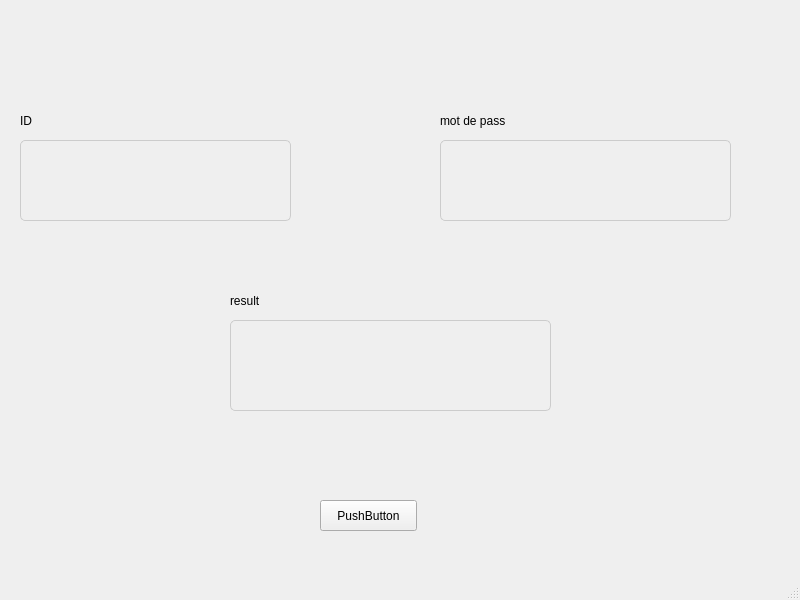
<?xml version="1.0" encoding="UTF-8"?>
<ui version="4.0">
 <class>MainWindow</class>
 <widget class="QMainWindow" name="MainWindow">
  <property name="geometry">
   <rect>
    <x>0</x>
    <y>0</y>
    <width>800</width>
    <height>600</height>
   </rect>
  </property>
  <property name="windowTitle">
   <string>MainWindow</string>
  </property>
  <widget class="QWidget" name="centralwidget">
   <widget class="QPushButton" name="pushButton">
    <property name="geometry">
     <rect>
      <x>320</x>
      <y>500</y>
      <width>97</width>
      <height>31</height>
     </rect>
    </property>
    <property name="text">
     <string>PushButton</string>
    </property>
   </widget>
   <widget class="QLabel" name="label">
    <property name="geometry">
     <rect>
      <x>20</x>
      <y>140</y>
      <width>271</width>
      <height>81</height>
     </rect>
    </property>
    <property name="styleSheet">
     <string notr="true">QLabel {
    font-family: Arial, sans-serif;   /* Sets font */
    font-size: 14px;                  /* Sets font size */
    color: #333333;                   /* Sets text color */
    background-color: transparent;    /* Sets transparent background */
    border: 1px solid #cccccc;        /* Adds a border */
    padding: 5px 10px;                /* Adds padding inside the label */
    border-radius: 5px;               /* Rounds the corners of the border */
    text-align: center;               /* Aligns text to the center */
}

QLabel#yourLabelName {
    color: #0000ff;                   /* Changes color for a specific label by ID */
    font-size: 16px;                  /* Changes font size for a specific label */
    font-weight: bold;                /* Makes the text bold */
    background-color: #f0f0f0;        /* Adds a light gray background */
    border: 2px solid #0077cc;        /* Adds a custom border for the specific label */
}

QLabel:hover {
    background-color: #f5f5f5;        /* Changes background color on hover */
    border-color: #888888;            /* Changes border color on hover */
}
</string>
    </property>
    <property name="text">
     <string/>
    </property>
   </widget>
   <widget class="QLabel" name="passwordLabel">
    <property name="geometry">
     <rect>
      <x>440</x>
      <y>140</y>
      <width>291</width>
      <height>81</height>
     </rect>
    </property>
    <property name="styleSheet">
     <string notr="true">QLabel {
    font-family: Arial, sans-serif;   /* Sets font */
    font-size: 14px;                  /* Sets font size */
    color: #333333;                   /* Sets text color */
    background-color: transparent;    /* Sets transparent background */
    border: 1px solid #cccccc;        /* Adds a border */
    padding: 5px 10px;                /* Adds padding inside the label */
    border-radius: 5px;               /* Rounds the corners of the border */
    text-align: center;               /* Aligns text to the center */
}

QLabel#yourLabelName {
    color: #0000ff;                   /* Changes color for a specific label by ID */
    font-size: 16px;                  /* Changes font size for a specific label */
    font-weight: bold;                /* Makes the text bold */
    background-color: #f0f0f0;        /* Adds a light gray background */
    border: 2px solid #0077cc;        /* Adds a custom border for the specific label */
}

QLabel:hover {
    background-color: #f5f5f5;        /* Changes background color on hover */
    border-color: #888888;            /* Changes border color on hover */
}
</string>
    </property>
    <property name="text">
     <string/>
    </property>
   </widget>
   <widget class="QLabel" name="label_2">
    <property name="geometry">
     <rect>
      <x>230</x>
      <y>320</y>
      <width>321</width>
      <height>91</height>
     </rect>
    </property>
    <property name="styleSheet">
     <string notr="true">QLabel {
    font-family: Arial, sans-serif;   /* Sets font */
    font-size: 14px;                  /* Sets font size */
    color: #333333;                   /* Sets text color */
    background-color: transparent;    /* Sets transparent background */
    border: 1px solid #cccccc;        /* Adds a border */
    padding: 5px 10px;                /* Adds padding inside the label */
    border-radius: 5px;               /* Rounds the corners of the border */
    text-align: center;               /* Aligns text to the center */
}

QLabel#yourLabelName {
    color: #0000ff;                   /* Changes color for a specific label by ID */
    font-size: 16px;                  /* Changes font size for a specific label */
    font-weight: bold;                /* Makes the text bold */
    background-color: #f0f0f0;        /* Adds a light gray background */
    border: 2px solid #0077cc;        /* Adds a custom border for the specific label */
}

QLabel:hover {
    background-color: #f5f5f5;        /* Changes background color on hover */
    border-color: #888888;            /* Changes border color on hover */
}
</string>
    </property>
    <property name="text">
     <string/>
    </property>
   </widget>
   <widget class="QLabel" name="label_3">
    <property name="geometry">
     <rect>
      <x>20</x>
      <y>110</y>
      <width>63</width>
      <height>22</height>
     </rect>
    </property>
    <property name="text">
     <string>ID</string>
    </property>
   </widget>
   <widget class="QLabel" name="label_4">
    <property name="geometry">
     <rect>
      <x>440</x>
      <y>110</y>
      <width>91</width>
      <height>22</height>
     </rect>
    </property>
    <property name="text">
     <string>mot de pass</string>
    </property>
   </widget>
   <widget class="QLabel" name="label_5">
    <property name="geometry">
     <rect>
      <x>230</x>
      <y>290</y>
      <width>63</width>
      <height>22</height>
     </rect>
    </property>
    <property name="text">
     <string>result</string>
    </property>
   </widget>
  </widget>
  <widget class="QMenuBar" name="menubar">
   <property name="geometry">
    <rect>
     <x>0</x>
     <y>0</y>
     <width>800</width>
     <height>28</height>
    </rect>
   </property>
  </widget>
  <widget class="QStatusBar" name="statusbar"/>
 </widget>
 <resources/>
 <connections/>
</ui>
